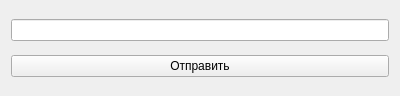
<?xml version="1.0" encoding="UTF-8"?>
<ui version="4.0">
 <class>Sender</class>
 <widget class="QWidget" name="Sender">
  <property name="geometry">
   <rect>
    <x>0</x>
    <y>0</y>
    <width>400</width>
    <height>96</height>
   </rect>
  </property>
  <property name="windowTitle">
   <string>Widget</string>
  </property>
  <layout class="QVBoxLayout" name="verticalLayout">
   <item>
    <widget class="QLineEdit" name="lineEdit"/>
   </item>
   <item>
    <widget class="QPushButton" name="pushButton">
     <property name="text">
      <string>Отправить</string>
     </property>
    </widget>
   </item>
  </layout>
 </widget>
 <layoutdefault spacing="6" margin="11"/>
 <resources/>
 <connections/>
</ui>
